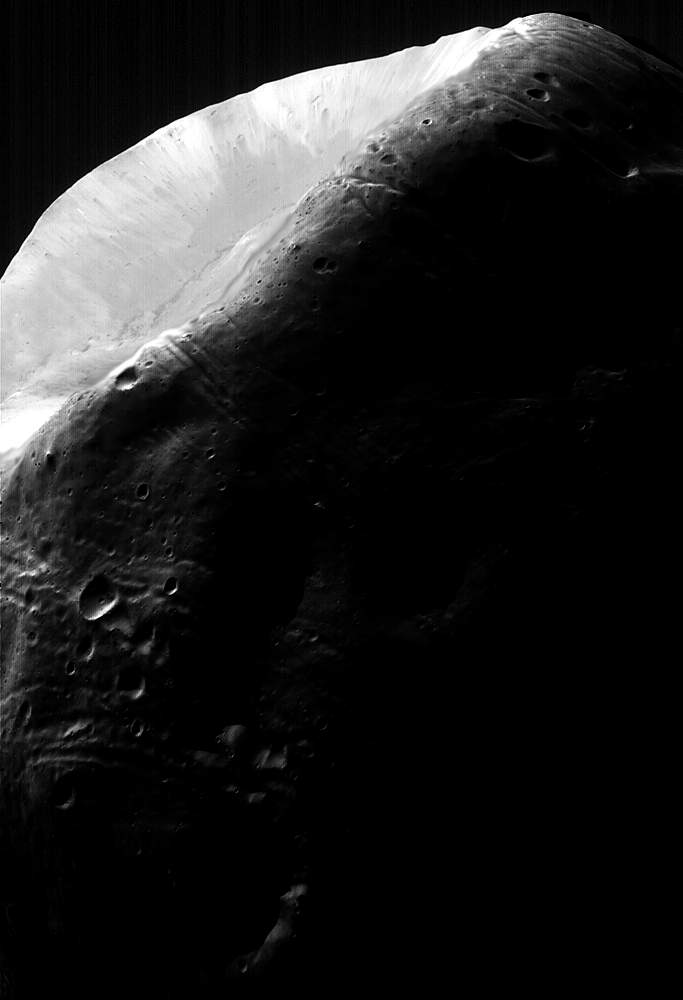
#> input picture Ex2/Immagini/marte.jpg, 683 x 1000 px, found by its file name
$ python equalizzazione.py
#> lines starting #> are read from the running program, lines starting #| are printed output that depends on the picture
#!/usr/bin/env python3
# -*- coding: utf-8 -*-
"""
Equalizzazione
"""

import numpy as np              # importa Numpy
import matplotlib.pyplot as plt # importa Matplotlib
import scipy.ndimage as ndi     # importa Scipy per le immagini
import skimage.io as io         # importa il modulo Input/Output di SK-Imagex
import skimage.exposure as ex

x = io.imread("marte.jpg")
#> x is the input picture: shape (1000, 683); min 0, max 255, mean 32.3

n, b = np.histogram(x, np.arange(257))  # istogramma
#> n = 256 values, max 367460 at index 0, min 147 at index 118, mean 2668; b = 257 values from 0 to 256

plt.figure()
plt.bar(np.arange(256), n)
plt.axis([0,255,0,1.1*np.max(n)])
plt.title('Istogramma di marte.jpg')

y = ex.equalize_hist(x)
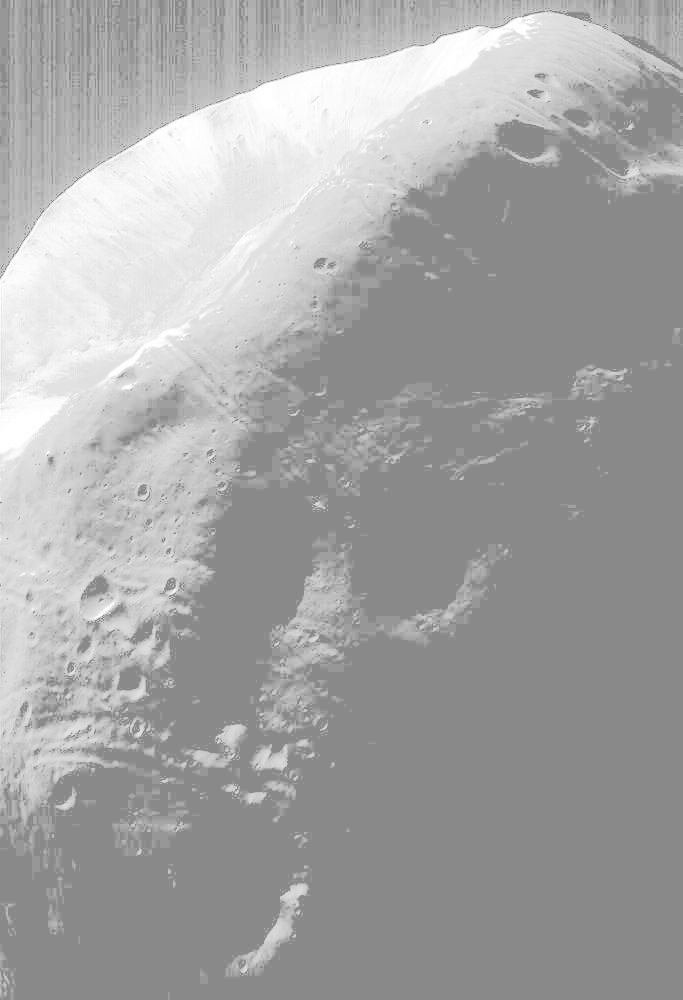
#> y: shape (1000, 683) float64; min 0.538, max 1, mean 0.647
y = 255*y

ny, by = np.histogram(y, np.arange(257))  # istogramma
#> ny = 256 values, max 367460 at index 137, min 0 at index 0, mean 2668; by = 257 values from 0 to 256

plt.figure()
plt.bar(np.arange(256), ny)
plt.axis([0,255,0,1.1*np.max(ny)])
plt.title('Istogramma di marte.jpg dopo equalizzazione')
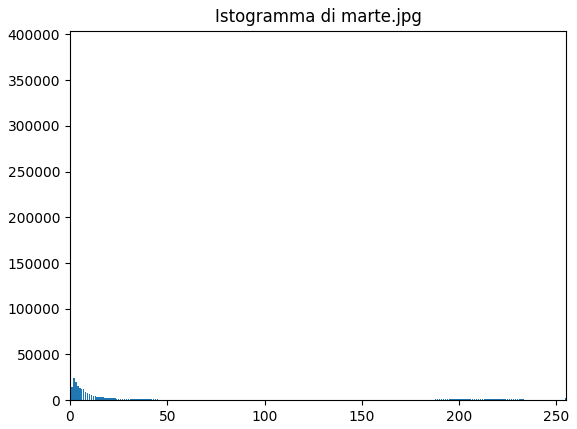
#> figure drawn by matplotlib, 1 panel; tallest bar 367460 high, from x = -0.4 to 0.4
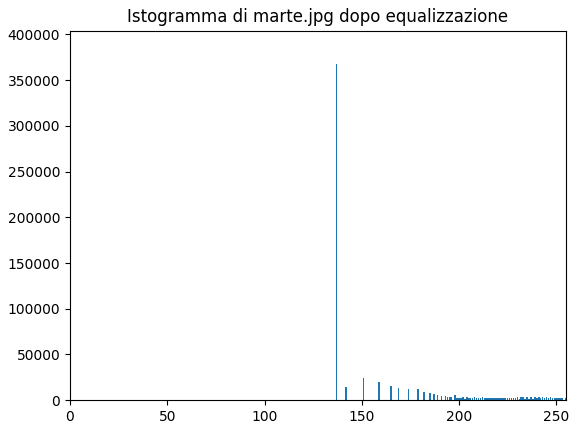
#> figure drawn by matplotlib, 1 panel; tallest bar 367460 high, from x = 136.6 to 137.4

$ run again, with Ex2/Immagini/frattale.jpg copied over Ex2/Immagini/marte.jpg
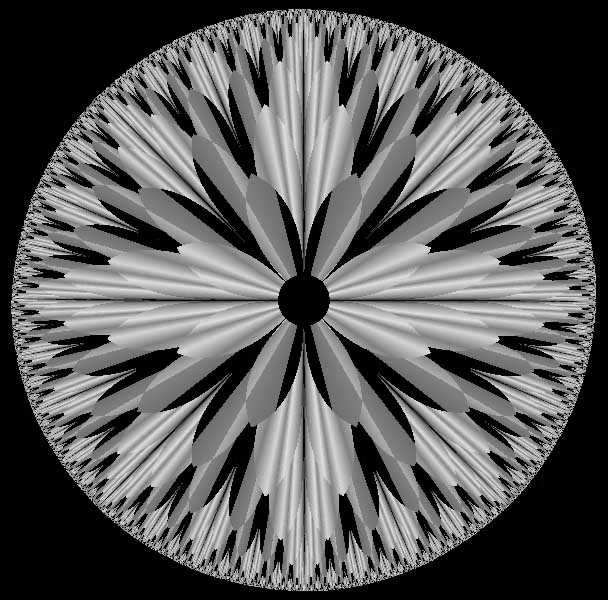
#> input picture Ex2/Immagini/frattale.jpg, 608 x 600 px, found by its file name
#> x is the input picture: shape (600, 608); min 0, max 245, mean 89.1
#> n = 256 values, max 99279 at index 0, min 0 at index 240, mean 1425; b = 257 values from 0 to 256
#> `y = ex.equalize_hist(x)`:
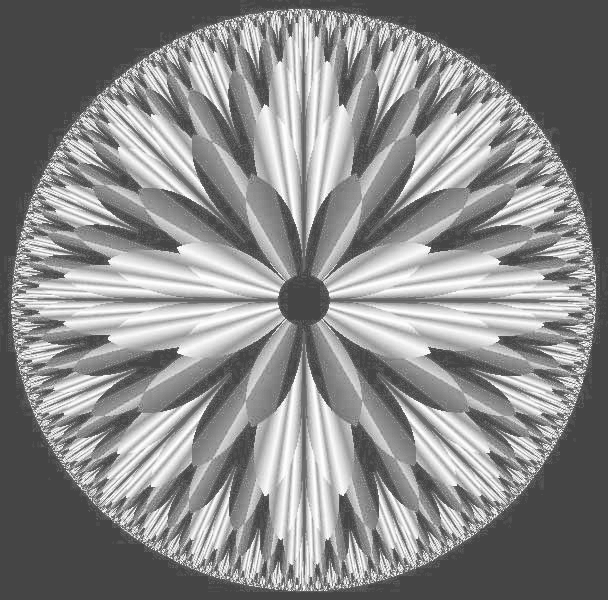
#> y: shape (600, 608) float64; min 0.272, max 1, mean 0.54
#> ny = 256 values, max 99279 at index 69, min 0 at index 0, mean 1425; by = 257 values from 0 to 256
#> `plt.title('Istogramma di marte.jpg dopo equalizzazione')`:
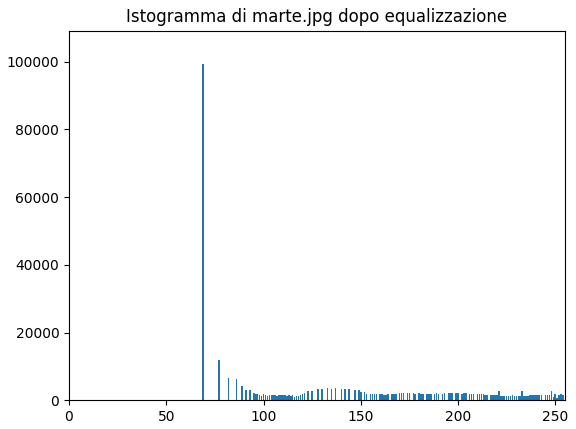
#> figure drawn by matplotlib, 1 panel; tallest bar 99279 high, from x = 68.6 to 69.4
